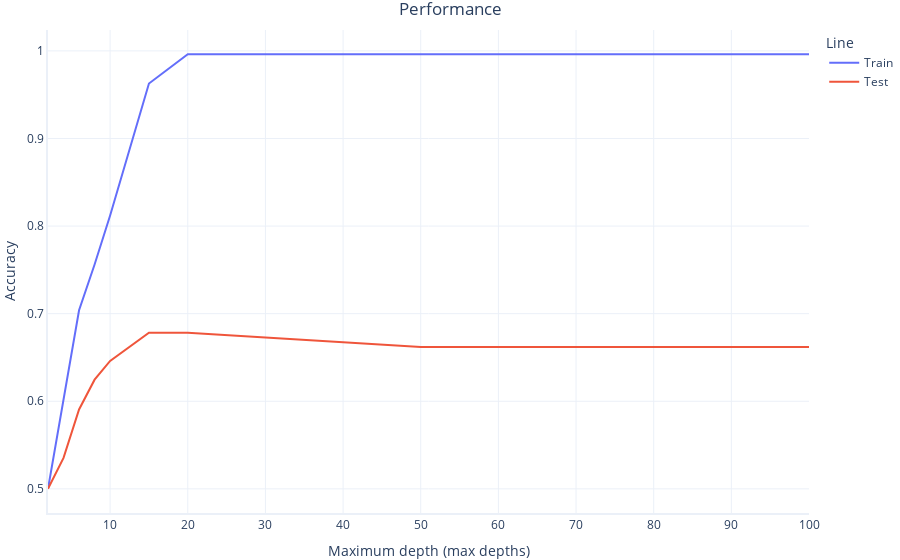

This figure's notebook cell:
### Markdown cell above
## Altering the model depth

A related method to limit the trees is restricting `max_depth`. This is equivalent to `max_depth` we used for our decision tree, earlier. Its default value is `None`, which means nodes can be expanded until all leaves are *pure* (all samples in it have the same label) or have less samples than the value set for `min_samples_split`.

Whether `max_depth`, or `min_samples_split` is more appropriate depends on the nature of your dataset, including its size. Usually we need to experiment to find the best settings. Let's investigate `max_depth` as though we only had 500 crime samples available for our training set.

### Code cell
# Shrink the training set temporarily to explore this
# setting with a more normal sample size
full_trainset = train
train = full_trainset[:500] # limit to 500 samples

max_depths = [2, 4, 6, 8, 10, 15, 20, 50, 100]

# Train our models and report their performance
train_accuracies = []
test_accuracies = []

for max_depth in max_depths:
    print("Preparing a model with max_depth = ", max_depth)

    # Prepare the model 
    rf = RandomForestClassifier(n_estimators=20,
                                max_depth=max_depth,
                                random_state=2, 
                                verbose=False)
    
    # Train and test the result
    train_accuracy, test_accuracy = fit_and_test_model(rf)

    # Save the results
    test_accuracies.append(test_accuracy)
    train_accuracies.append(train_accuracy)


# Plot results
graphing.line_2D(dict(Train=train_accuracies, Test=test_accuracies),
                    max_depths,
                    label_x="Maximum depth (max_depths)",
                    label_y="Accuracy",
                    title="Performance", show=True)

# Rol back the trainset to the full set
train = full_trainset

### Figure 1 — Plotly figure (JSON) as saved in the notebook; plotly's stock layout.template omitted (floating-point values rounded to 4 significant figures)
{"data": [{"hovertemplate": "Line=Train<br>Maximum depth (max depths)=%{x}<br>Accuracy=%{y}<extra></extra>", "legendgroup": "Train", "marker": {"color": "#636efa", "symbol": "circle", "size": 19}, "mode": "lines", "name": "Train", "orientation": "v", "showlegend": true, "x": [2, 4, 6, 8, 10, 15, 20, 50, 100], "xaxis": "x", "y": [0.5, 0.6007, 0.7039, 0.7561, 0.8121, 0.9627, 0.9963, 0.9963, 0.9963], "yaxis": "y", "type": "scatter"}, {"hovertemplate": "Line=Test<br>Maximum depth (max depths)=%{x}<br>Accuracy=%{y}<extra></extra>", "legendgroup": "Test", "marker": {"color": "#EF553B", "symbol": "circle", "size": 19}, "mode": "lines", "name": "Test", "orientation": "v", "showlegend": true, "x": [2, 4, 6, 8, 10, 15, 20, 50, 100], "xaxis": "x", "y": [0.5, 0.5353, 0.5907, 0.6246, 0.6461, 0.6783, 0.6782, 0.6619, 0.6619], "yaxis": "y", "type": "scatter"}], "layout": {"xaxis": {"anchor": "y", "domain": [0, 1], "title": {"text": "Maximum depth (max depths)"}, "range": [2, 100]}, "yaxis": {"anchor": "x", "domain": [0, 1], "title": {"text": "Accuracy"}}, "legend": {"title": {"text": "Line"}, "tracegroupgap": 0}, "title": {"text": "Performance"}}}
